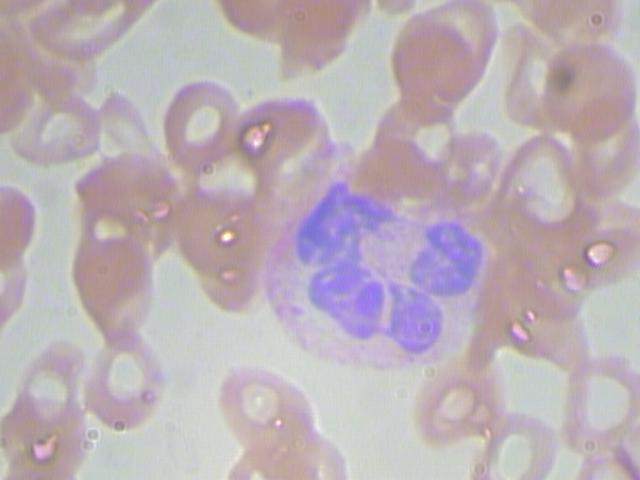
#> input picture data/BCCD_Dataset-master/BCCD/JPEGImages/BloodImage_00000.jpg, 640 x 480 px; its folder holds only this picture in this run
$ python main.py   (older library calls are emulated)
#> lines starting #> are read from the running program, lines starting #| are printed output that depends on the picture; after the words box and inside, x2 and y2 are one past the last pixel; in counts of white or black regions, pixels touching at a corner belong together
### src/preprocessing.py
import cv2
import numpy as np

from config import (
    BLUR_THRESHOLD,
    CLAHE_CLIP_LIMIT,
    CLAHE_TILE_GRID_SIZE,
    MEDIAN_BLUR_KSIZE,
)

_CLAHE = cv2.createCLAHE(
    clipLimit=CLAHE_CLIP_LIMIT, tileGridSize=CLAHE_TILE_GRID_SIZE
)


def get_sharpness_score(img_gray: np.ndarray) -> float:
    """Laplacian varyans ile netlik skoru (yüksek = daha net)."""
    return round(float(cv2.Laplacian(img_gray, cv2.CV_64F).var()), 2)


def is_image_blurry(img_gray: np.ndarray) -> bool:
    """Skor BLUR_THRESHOLD altındaysa görüntü bulanık kabul edilir."""
    return get_sharpness_score(img_gray) < BLUR_THRESHOLD


def apply_clahe_and_blur(img_bgr: np.ndarray) -> np.ndarray:
    """CLAHE ve Median Blur ile görüntü iyileştirme."""
    lab = cv2.cvtColor(img_bgr, cv2.COLOR_BGR2LAB)
    l, a, b = cv2.split(lab)
    cl = _CLAHE.apply(l)
    limg = cv2.merge((cl, a, b))
    enhanced_bgr = cv2.cvtColor(limg, cv2.COLOR_LAB2BGR)
    return cv2.medianBlur(enhanced_bgr, MEDIAN_BLUR_KSIZE)

### src/segmentation.py
import os

import cv2
import numpy as np

from config import (
    ADAPTIVE_THRESH_BLOCK_SIZE,
    ADAPTIVE_THRESH_C,
    ADAPTIVE_THRESH_MAX_VAL,
    BORDER_MARGIN,
    CROPPED_DIR,
    DIST_TRANSFORM_MASK_SIZE,
    SAVE_CROPPED_WBC,
    RBC_CIRCLE_COLOR,
    RBC_CIRCLE_RADIUS,
    RBC_DILATE_ITERATIONS,
    RBC_MIN_AREA,
    RBC_MORPH_KERNEL_SIZE,
    RBC_MORPH_OPEN_ITERATIONS,
    WATERSHED_THRESH_COEFF,
    WATERSHED_THRESH_MAX_VAL,
    WBC_FONT_SCALE,
    WBC_FONT_THICKNESS,
    WBC_LOWER_PURPLE,
    WBC_MIN_AREA,
    WBC_MORPH_KERNEL_SIZE,
    WBC_RECT_COLOR,
    WBC_RECT_THICKNESS,
    WBC_UPPER_PURPLE,
)


def _average_area(areas: list[float]) -> float:
    """Geçerli hücre alanlarının ortalaması; hücre yoksa 0."""
    if not areas:
        return 0.0
    return round(sum(areas) / len(areas), 2)


def _cell_record(cell_type: str, area: float) -> dict[str, str | float]:
    """Tek hücre için detay satırı."""
    return {
        "Hücre Tipi": cell_type,
        "Alan (px)": round(float(area), 2),
        "Durum": "Tam",
    }


def _is_border_cell(
    x: int,
    y: int,
    w: int,
    h: int,
    cx: float,
    cy: float,
    img_h: int,
    img_w: int,
    margin: int = BORDER_MARGIN,
) -> bool:
    """Kontur veya merkezi görüntü kenarına çok yakınsa True döner."""
    if x <= margin or y <= margin:
        return True
    if x + w >= img_w - margin or y + h >= img_h - margin:
        return True
    if cx <= margin or cy <= margin:
        return True
    if cx >= img_w - margin or cy >= img_h - margin:
        return True
    return False


def _save_wbc_crop(
    img_bgr: np.ndarray, x: int, y: int, w: int, h: int, source_stem: str, index: int
) -> None:
    """Geçerli WBC bölgesini orijinal görüntüden kırpıp diske kaydeder (ML veri seti)."""
    os.makedirs(CROPPED_DIR, exist_ok=True)
    crop = img_bgr[y : y + h, x : x + w]
    if crop.size == 0:
        return
    out_path = os.path.join(CROPPED_DIR, f"{source_stem}_WBC_{index}.jpg")
    cv2.imwrite(out_path, crop)


def count_wbc(
    blurred: np.ndarray,
    output: np.ndarray,
    img_bgr: np.ndarray | None = None,
    source_stem: str | None = None,
    wbc_min_area: int | None = None,
) -> tuple[int, float, np.ndarray, list[dict[str, str | float]]]:
    """HSV renk uzayı ve alan filtreleme ile akyuvar tespiti."""
    min_area = WBC_MIN_AREA if wbc_min_area is None else wbc_min_area
    img_h, img_w = output.shape[:2]
    hsv = cv2.cvtColor(blurred, cv2.COLOR_BGR2HSV)
    lower_purple = np.array(WBC_LOWER_PURPLE)
    upper_purple = np.array(WBC_UPPER_PURPLE)
    mask_wbc = cv2.inRange(hsv, lower_purple, upper_purple)
    cleaned_wbc = cv2.morphologyEx(
        mask_wbc,
        cv2.MORPH_OPEN,
        np.ones(WBC_MORPH_KERNEL_SIZE, np.uint8),
    )
    wbc_contours, _ = cv2.findContours(
        cleaned_wbc, cv2.RETR_EXTERNAL, cv2.CHAIN_APPROX_SIMPLE
    )

    wbc_count = 0
    wbc_areas: list[float] = []
    cell_records: list[dict[str, str | float]] = []
    wbc_crop_index = 0
    save_crops = SAVE_CROPPED_WBC and img_bgr is not None and source_stem

    for cnt in wbc_contours:
        area = cv2.contourArea(cnt)
        if area <= min_area:
            continue

        x, y, w, h = cv2.boundingRect(cnt)
        moments = cv2.moments(cnt)
        if moments["m00"] != 0:
            cx = moments["m10"] / moments["m00"]
            cy = moments["m01"] / moments["m00"]
        else:
            cx, cy = x + w / 2, y + h / 2

        if _is_border_cell(x, y, w, h, cx, cy, img_h, img_w):
            continue

        wbc_count += 1
        wbc_areas.append(area)
        cell_records.append(_cell_record("WBC", area))
        wbc_crop_index += 1
        if save_crops:
            _save_wbc_crop(img_bgr, x, y, w, h, source_stem, wbc_crop_index)
        cv2.rectangle(
            output,
            (x, y),
            (x + w, y + h),
            WBC_RECT_COLOR,
            WBC_RECT_THICKNESS,
        )
        cv2.putText(
            output,
            "WBC",
            (x, y - 10),
            cv2.FONT_HERSHEY_SIMPLEX,
            WBC_FONT_SCALE,
            WBC_RECT_COLOR,
            WBC_FONT_THICKNESS,
        )

    return wbc_count, _average_area(wbc_areas), output, cell_records


def count_rbc_watershed(
    img_bgr: np.ndarray,
    blurred: np.ndarray,
    output: np.ndarray,
    watershed_thresh_coeff: float | None = None,
) -> tuple[int, float, np.ndarray, list[dict[str, str | float]]]:
    """Adaptive Threshold, Distance Transform ve Watershed ile alyuvar sayımı."""
    thresh_coeff = (
        WATERSHED_THRESH_COEFF
        if watershed_thresh_coeff is None
        else watershed_thresh_coeff
    )
    img_h, img_w = output.shape[:2]
    gray = cv2.cvtColor(blurred, cv2.COLOR_BGR2GRAY)
    thresh = cv2.adaptiveThreshold(
        gray,
        ADAPTIVE_THRESH_MAX_VAL,
        cv2.ADAPTIVE_THRESH_GAUSSIAN_C,
        cv2.THRESH_BINARY_INV,
        ADAPTIVE_THRESH_BLOCK_SIZE,
        ADAPTIVE_THRESH_C,
    )

    kernel = np.ones(RBC_MORPH_KERNEL_SIZE, np.uint8)
    opening = cv2.morphologyEx(
        thresh, cv2.MORPH_OPEN, kernel, iterations=RBC_MORPH_OPEN_ITERATIONS
    )
    sure_bg = cv2.dilate(opening, kernel, iterations=RBC_DILATE_ITERATIONS)

    dist_transform = cv2.distanceTransform(
        opening, cv2.DIST_L2, DIST_TRANSFORM_MASK_SIZE
    )
    ret, sure_fg = cv2.threshold(
        dist_transform,
        thresh_coeff * dist_transform.max(),
        WATERSHED_THRESH_MAX_VAL,
        0,
    )

    sure_fg = np.uint8(sure_fg)
    unknown = cv2.subtract(sure_bg, sure_fg)
    ret, markers = cv2.connectedComponents(sure_fg)
    markers = markers + 1
    markers[unknown == 255] = 0
    markers = cv2.watershed(img_bgr, markers)

    rbc_count = 0
    rbc_areas: list[float] = []
    cell_records: list[dict[str, str | float]] = []

    for label in np.unique(markers):
        if label <= 1:
            continue
        mask = np.zeros(gray.shape, dtype="uint8")
        mask[markers == label] = 255
        cnts, _ = cv2.findContours(
            mask, cv2.RETR_EXTERNAL, cv2.CHAIN_APPROX_SIMPLE
        )
        if len(cnts) == 0:
            continue

        c = max(cnts, key=cv2.contourArea)
        area = cv2.contourArea(c)
        if area <= RBC_MIN_AREA:
            continue

        x, y, w, h = cv2.boundingRect(c)
        ((cx, cy), radius) = cv2.minEnclosingCircle(c)

        if _is_border_cell(x, y, w, h, cx, cy, img_h, img_w):
            continue

        rbc_count += 1
        rbc_areas.append(area)
        cell_records.append(_cell_record("RBC", area))
        cv2.circle(
            output,
            (int(cx), int(cy)),
            RBC_CIRCLE_RADIUS,
            RBC_CIRCLE_COLOR,
            -1,
        )

    return rbc_count, _average_area(rbc_areas), output, cell_records

### src/logging_setup.py
"""Merkezi loglama yapılandırması — terminal + dosya."""

import logging
import os

from config import LOG_DIR, LOG_FILE

_LOGGING_CONFIGURED = False


def setup_logging(log_file: str = LOG_FILE) -> None:
    """Terminale ve pipeline.log dosyasına log yazar."""
    global _LOGGING_CONFIGURED
    if _LOGGING_CONFIGURED:
        return

    log_dir = os.path.dirname(log_file) or LOG_DIR
    os.makedirs(log_dir, exist_ok=True)

    formatter = logging.Formatter(
        "%(asctime)s - %(levelname)s - %(message)s",
        datefmt="%Y-%m-%d %H:%M:%S",
    )

    file_handler = logging.FileHandler(log_file, encoding="utf-8")
    file_handler.setFormatter(formatter)

    stream_handler = logging.StreamHandler()
    stream_handler.setFormatter(formatter)

    root_logger = logging.getLogger()
    root_logger.setLevel(logging.INFO)
    root_logger.addHandler(file_handler)
    root_logger.addHandler(stream_handler)

    _LOGGING_CONFIGURED = True


def get_logger(name: str) -> logging.Logger:
    """Modül bazlı logger döndürür."""
    setup_logging()
    return logging.getLogger(name)

### src/main.py
import argparse
import cv2
import numpy as np
import matplotlib.pyplot as plt
import os
import glob
import pandas as pd
from concurrent.futures import ProcessPoolExecutor, as_completed

from config import (
    DEFAULT_INPUT_DIR,
    DEFAULT_OUTPUT_REPORT,
    DEFAULT_PROCESSED_DIR,
)
from logging_setup import get_logger, setup_logging
from preprocessing import apply_clahe_and_blur, get_sharpness_score, is_image_blurry
from segmentation import count_wbc, count_rbc_watershed

logger = get_logger(__name__)


def default_worker_count() -> int:
    """Varsayılan paralel işçi: CPU çekirdeği - 1 (en az 1)."""
    return max(1, (os.cpu_count() or 2) - 1)


def parse_args() -> argparse.Namespace:
    parser = argparse.ArgumentParser(
        description="BCCD mikroskop görüntülerinden kan hücresi (WBC/RBC) sayımı."
    )
    parser.add_argument(
        "--input",
        default=DEFAULT_INPUT_DIR,
        help=f"İşlenecek görüntü klasörü (varsayılan: {DEFAULT_INPUT_DIR})",
    )
    parser.add_argument(
        "--output",
        default=DEFAULT_OUTPUT_REPORT,
        help=f"Excel rapor yolu (varsayılan: {DEFAULT_OUTPUT_REPORT})",
    )
    parser.add_argument(
        "--limit",
        type=int,
        default=None,
        help="İşlenecek maksimum resim sayısı (varsayılan: tümü)",
    )
    parser.add_argument(
        "--save-images",
        action="store_true",
        help="İşlenmiş (annotasyonlu) görüntüleri output/processed_images/ altına kaydet",
    )
    parser.add_argument(
        "--workers",
        type=int,
        default=None,
        help=f"Paralel işçi sayısı (varsayılan: {default_worker_count()})",
    )
    return parser.parse_args()


# [9 lines left out: function _save_processed_image, not called in this run]


def _batch_worker(
    args: tuple[str, bool, str],
) -> dict[str, str | int | float] | None:
    """
    Tek görüntüyü işler (ProcessPoolExecutor için üst düzey fonksiyon).
    Loglama ana thread'de yapılır; burada sadece sonuç döner.
    """
    image_path, save_images, processed_images_dir = args

    try:
        if not os.path.exists(image_path):
            return None

        img_bgr = cv2.imread(image_path)
        if img_bgr is None:
            return None

        filename = os.path.basename(image_path)
        stem, _ = os.path.splitext(filename)

        img_gray = cv2.cvtColor(img_bgr, cv2.COLOR_BGR2GRAY)
        sharpness_score = get_sharpness_score(img_gray)

        blurred = apply_clahe_and_blur(img_bgr)
        img_rgb = cv2.cvtColor(img_bgr, cv2.COLOR_BGR2RGB)
        final_output = img_rgb.copy()

        wbc_count, wbc_avg_area, final_output, _ = count_wbc(
            blurred, final_output, img_bgr=img_bgr, source_stem=stem
        )
        rbc_count, rbc_avg_area, final_output, _ = count_rbc_watershed(
            img_bgr, blurred, final_output
        )

        if save_images:
            _save_processed_image(final_output, filename, processed_images_dir)

        total_cells = wbc_count + rbc_count
        return {
            "Dosya Adı": filename,
            "WBC Sayısı": wbc_count,
            "RBC Sayısı": rbc_count,
            "Toplam Hücre Sayısı": total_cells,
            "Ortalama WBC Alanı (px)": wbc_avg_area,
            "Ortalama RBC Alanı (px)": rbc_avg_area,
            "Netlik Skoru": sharpness_score,
            "_blurry": is_image_blurry(img_gray),
        }
    except Exception:
        return None


class BloodCellAnalyzer:
    """BCCD mikroskop görüntülerinde WBC ve RBC sayımı (orchestrator)."""

    # [86 lines left out: functions _process_image, _count_cells, analyze_image, not called in this run]

    @staticmethod
    def _list_image_paths(folder_path: str) -> list[str]:
        """Klasördeki .jpg/.jpeg dosyalarını alfabetik/sayısal sırada döndürür."""
        patterns = [
            os.path.join(folder_path, "*.jpg"),
            os.path.join(folder_path, "*.jpeg"),
            os.path.join(folder_path, "*.JPG"),
            os.path.join(folder_path, "*.JPEG"),
        ]
        image_paths: list[str] = []
        for pattern in patterns:
            image_paths.extend(glob.glob(pattern))
        return sorted(set(image_paths))

    @staticmethod
    def _build_summary_df(df: pd.DataFrame) -> pd.DataFrame:
        """WBC, RBC ve toplam hücre için ortalama, max ve min özeti."""
        return pd.DataFrame(
            {
                "İstatistik": [
                    "Ortalama (Mean)",
                    "En Yüksek (Max)",
                    "En Düşük (Min)",
                ],
                "WBC": [
                    df["WBC Sayısı"].mean(),
                    df["WBC Sayısı"].max(),
                    df["WBC Sayısı"].min(),
                ],
                "RBC": [
                    df["RBC Sayısı"].mean(),
                    df["RBC Sayısı"].max(),
                    df["RBC Sayısı"].min(),
                ],
                "Toplam Hücre": [
                    df["Toplam Hücre Sayısı"].mean(),
                    df["Toplam Hücre Sayısı"].max(),
                    df["Toplam Hücre Sayısı"].min(),
                ],
            }
        )

    @staticmethod
    def _save_report(
        df: pd.DataFrame,
        summary_df: pd.DataFrame,
        output_path: str = DEFAULT_OUTPUT_REPORT,
    ) -> str:
        """DataFrame'i Excel'e kaydeder; openpyxl yoksa CSV'ye düşer."""
        output_dir = os.path.dirname(output_path)
        if output_dir:
            os.makedirs(output_dir, exist_ok=True)

        xlsx_path = (
            output_path
            if output_path.endswith(".xlsx")
            else output_path.replace(".csv", ".xlsx")
        )

        try:
            with pd.ExcelWriter(xlsx_path, engine="openpyxl") as writer:
                df.to_excel(writer, sheet_name="Sayim Sonuclari", index=False)
                summary_df.to_excel(writer, sheet_name="Ozet Istatistik", index=False)
            return xlsx_path
        except (ImportError, ValueError, ModuleNotFoundError) as exc:
            logger.warning("Excel kaydı başarısız, CSV'ye düşülüyor: %s", exc)
            csv_path = xlsx_path.replace(".xlsx", ".csv")
            df.to_csv(csv_path, index=False, encoding="utf-8-sig")
            summary_path = csv_path.replace(".csv", "_ozet.csv")
            summary_df.to_csv(summary_path, index=False, encoding="utf-8-sig")
            return csv_path

    def analyze_batch(
        self,
        folder_path: str,
        limit: int | None = None,
        output_path: str = DEFAULT_OUTPUT_REPORT,
        save_images: bool = False,
        processed_images_dir: str = DEFAULT_PROCESSED_DIR,
        workers: int | None = None,
    ) -> pd.DataFrame | None:
        """Klasördeki görüntüleri paralel işler, sonuçları Excel/CSV raporuna yazar."""
        if not os.path.isdir(folder_path):
            logger.error("HATA: Klasör bulunamadı: %s", folder_path)
            return None

        image_paths = self._list_image_paths(folder_path)
        if not image_paths:
            logger.error(
                "HATA: %s içinde .jpg/.jpeg dosyası bulunamadı!", folder_path
            )
            return None

        if limit is not None:
            image_paths = image_paths[:limit]

        if workers is None:
            workers = default_worker_count()

        total = len(image_paths)
        logger.info("Toplu işlem başlıyor: %s görüntü", total)
        logger.info("Girdi klasörü: %s", folder_path)
        logger.info("Rapor çıktısı: %s", output_path)
        logger.info("Paralel işçi sayısı: %s", workers)
        if save_images:
            logger.info("Görüntü kaydı: %s", processed_images_dir)

        worker_args = [
            (path, save_images, processed_images_dir) for path in image_paths
        ]
        results: list[dict[str, str | int | float]] = []
        with ProcessPoolExecutor(max_workers=workers) as executor:
            future_to_path = {
                executor.submit(_batch_worker, arg): arg[0] for arg in worker_args
            }
#> in _batch_worker, img_bgr is the input picture: shape (480, 640, 3); mean B, G, R 182.3, 175.5, 187.3
#> in _batch_worker, `img_gray = cv2.cvtColor(img_bgr, cv2.COLOR_BGR2GRAY)`:
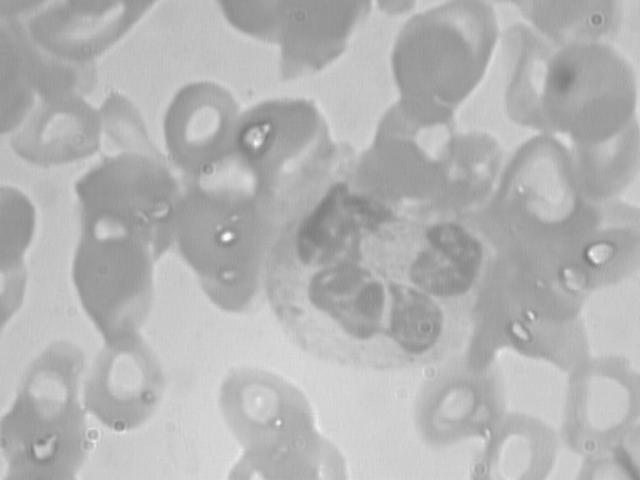
#> img_gray: shape (480, 640); min 121, max 252, mean 179.8
#> in _batch_worker, `sharpness_score = get_sharpness_score(img_gray)`: sharpness_score = 8.92
#> in apply_clahe_and_blur, `enhanced_bgr = cv2.cvtColor(limg, cv2.COLOR_LAB2BGR)`:
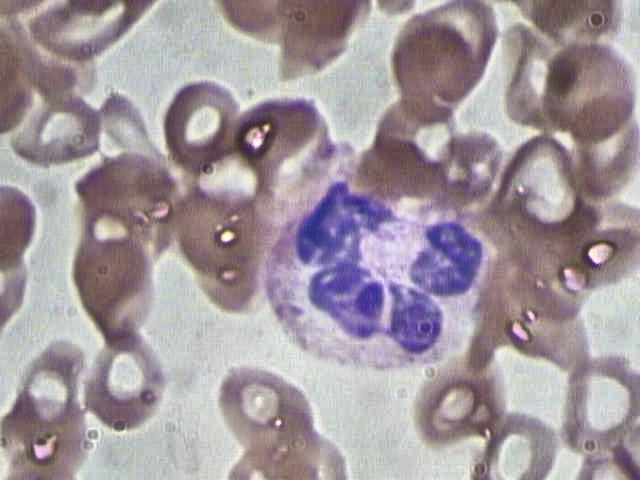
#> enhanced_bgr: shape (480, 640, 3); mean B, G, R 158.1, 151.6, 162.4
#> in count_wbc, `mask_wbc = cv2.inRange(hsv, lower_purple, upper_purple)`:
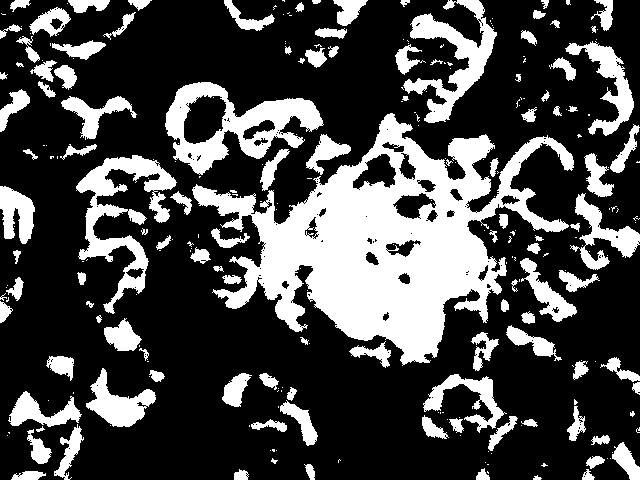
#> mask_wbc: shape (480, 640); 28.1% white; 266 white regions (150 under 20 px), largest, box (x1, y1, x2, y2) and area: (192, 113, 574, 366) 37919, (165, 82, 324, 175) 5807, (76, 155, 177, 314) 4897
#> in count_wbc, `wbc_contours, _ = cv2.findContours( cleaned_wbc, cv2.RETR_EXTERNAL, cv..`: wbc_contours = 125 contours, 9 with area under 20; largest, box (x1, y1, x2, y2) and area: (218, 114, 566, 364) 35906, (166, 82, 322, 173) 5328, (410, 15, 496, 123) 2911, (77, 155, 176, 196) 1778, (87, 370, 155, 427) 1654
#> in count_wbc, `save_crops = SAVE_CROPPED_WBC and img_bgr is not None and source_stem`: save_crops = 'BloodImage_00000'
#> the loop in count_wbc, `for cnt in wbc_contours:` made 125 passes
#> (area, x, y, w, h, cx, cy) on passes 25, 27, 32, 55, 66, 68, 72, 73: (1054, 11, 392, 69, 34, 40.03, 412.1), (1116.5, 424, 374, 79, 52, 466.5, 394.2), (1654.5, 87, 370, 68, 57, 118, 404.2), (960, 521, 259, 55, 62, 547.3, 293.6), (1393.5, 80, 205, 68, 64, 110.3, 238.3), (1223, 576, 196, 64, 60, 606.7, 229.2), (920.5, 193, 186, 62, 30, 224.2, 201.3), (1191.5, 0, 186, 35, 57, 16.44, 212.7)
#> after the loop in count_wbc, `for cnt in wbc_contours:`:
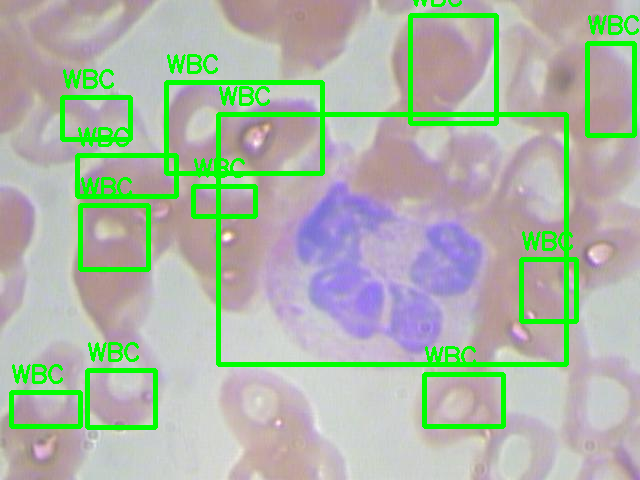
#> output: shape (480, 640, 3); mean R, G, B 171.4, 182.2, 167.3
#> after the loop in count_wbc, `for cnt in wbc_contours:`: cell_records = 12 items; wbc_areas = [1054, 1116.5, 1654.5, 960, 1393.5, 920.5, 1778.5, 35906.5, 978.5, 5328.5, 1574.5, 2911]; wbc_count = 12
#> in _batch_worker, `wbc_count, wbc_avg_area, final_output, _ = count_wbc( blurred, final_o..`: wbc_avg_area = 4631.4
#> in count_rbc_watershed, `thresh = cv2.adaptiveThreshold( gray, ADAPTIVE_THRESH_MAX_VAL, cv2.ADA..`:
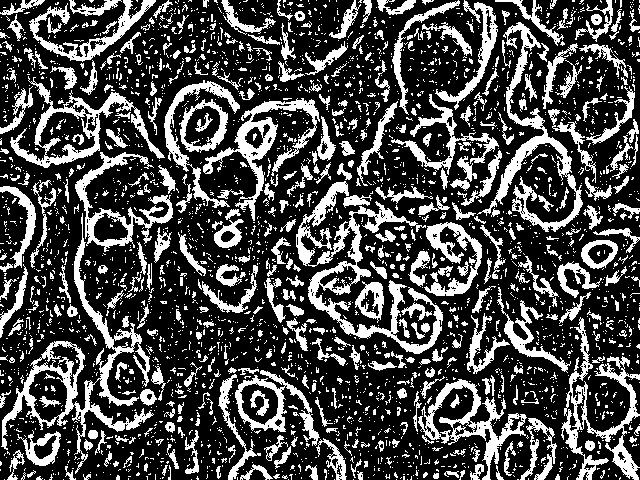
#> thresh: shape (480, 640); 28.7% white; 2950 white regions (2490 under 20 px), largest, box (x1, y1, x2, y2) and area: (296, 181, 443, 354) 5154, (1, 213, 154, 474) 4878, (477, 22, 583, 232) 3430
#> in count_rbc_watershed, `dist_transform = cv2.distanceTransform( opening, cv2.DIST_L2, DIST_TRA..`:
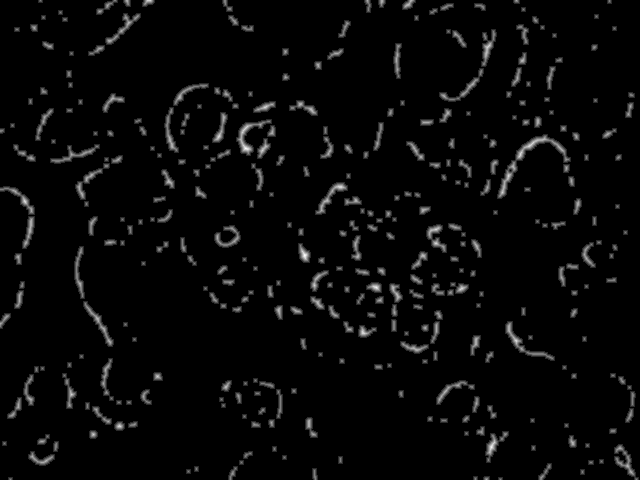
#> dist_transform: shape (480, 640) float32; min 0, max 6, mean 0.185; drawn with min black and max white
#> in count_rbc_watershed, `ret, sure_fg = cv2.threshold( dist_transform, thresh_coeff * dist_tran..`: ret = 0.6
#> in count_rbc_watershed, `unknown = cv2.subtract(sure_bg, sure_fg)`:
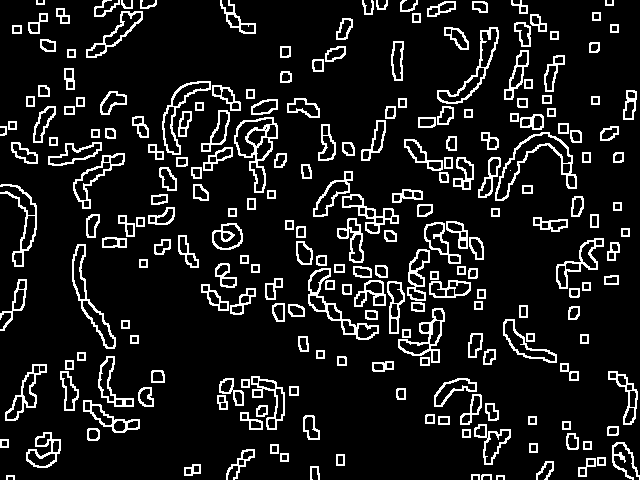
#> unknown: shape (480, 640); 11.1% white in thin lines or dots
#> in count_rbc_watershed, `ret, markers = cv2.connectedComponents(sure_fg)`: ret = 349
#> (the rest of the program and of its run is left out)
